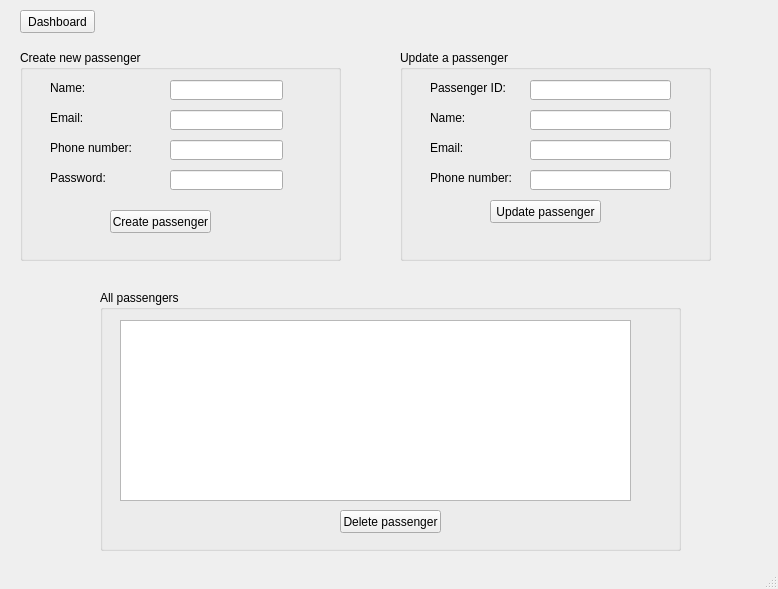
<?xml version="1.0" encoding="UTF-8"?>
<ui version="4.0">
 <class>MainWindow</class>
 <widget class="QMainWindow" name="MainWindow">
  <property name="geometry">
   <rect>
    <x>0</x>
    <y>0</y>
    <width>778</width>
    <height>589</height>
   </rect>
  </property>
  <property name="windowTitle">
   <string>Passenger Management</string>
  </property>
  <widget class="QWidget" name="centralwidget">
   <widget class="QGroupBox" name="updatepassgrpbox">
    <property name="geometry">
     <rect>
      <x>400</x>
      <y>50</y>
      <width>311</width>
      <height>211</height>
     </rect>
    </property>
    <property name="title">
     <string>Update a passenger</string>
    </property>
    <widget class="QLineEdit" name="uemaillineEdit">
     <property name="geometry">
      <rect>
       <x>130</x>
       <y>90</y>
       <width>141</width>
       <height>20</height>
      </rect>
     </property>
     <property name="text">
      <string/>
     </property>
    </widget>
    <widget class="QLineEdit" name="uphonelineEdit">
     <property name="geometry">
      <rect>
       <x>130</x>
       <y>120</y>
       <width>141</width>
       <height>20</height>
      </rect>
     </property>
     <property name="text">
      <string/>
     </property>
    </widget>
    <widget class="QLabel" name="label_4">
     <property name="geometry">
      <rect>
       <x>30</x>
       <y>120</y>
       <width>101</width>
       <height>16</height>
      </rect>
     </property>
     <property name="text">
      <string>Phone number:</string>
     </property>
    </widget>
    <widget class="QLineEdit" name="unamelineEdit">
     <property name="geometry">
      <rect>
       <x>130</x>
       <y>60</y>
       <width>141</width>
       <height>20</height>
      </rect>
     </property>
     <property name="text">
      <string/>
     </property>
    </widget>
    <widget class="QLabel" name="label_3">
     <property name="geometry">
      <rect>
       <x>30</x>
       <y>90</y>
       <width>81</width>
       <height>16</height>
      </rect>
     </property>
     <property name="text">
      <string>Email:</string>
     </property>
    </widget>
    <widget class="QLabel" name="label_2">
     <property name="geometry">
      <rect>
       <x>30</x>
       <y>60</y>
       <width>61</width>
       <height>16</height>
      </rect>
     </property>
     <property name="text">
      <string>Name:</string>
     </property>
    </widget>
    <widget class="QLabel" name="label_11">
     <property name="geometry">
      <rect>
       <x>30</x>
       <y>30</y>
       <width>81</width>
       <height>16</height>
      </rect>
     </property>
     <property name="text">
      <string>Passenger ID:</string>
     </property>
    </widget>
    <widget class="QLineEdit" name="passidlineedit">
     <property name="geometry">
      <rect>
       <x>130</x>
       <y>30</y>
       <width>141</width>
       <height>20</height>
      </rect>
     </property>
     <property name="text">
      <string/>
     </property>
    </widget>
    <widget class="QPushButton" name="updatepassbtn">
     <property name="geometry">
      <rect>
       <x>90</x>
       <y>150</y>
       <width>111</width>
       <height>23</height>
      </rect>
     </property>
     <property name="text">
      <string>Update passenger</string>
     </property>
    </widget>
   </widget>
   <widget class="QGroupBox" name="createpassbox">
    <property name="geometry">
     <rect>
      <x>20</x>
      <y>50</y>
      <width>321</width>
      <height>211</height>
     </rect>
    </property>
    <property name="title">
     <string>Create new passenger</string>
    </property>
    <widget class="QPushButton" name="createbtn">
     <property name="geometry">
      <rect>
       <x>90</x>
       <y>160</y>
       <width>101</width>
       <height>23</height>
      </rect>
     </property>
     <property name="text">
      <string>Create passenger</string>
     </property>
    </widget>
    <widget class="QLineEdit" name="cnamelineEdit">
     <property name="geometry">
      <rect>
       <x>150</x>
       <y>30</y>
       <width>113</width>
       <height>20</height>
      </rect>
     </property>
    </widget>
    <widget class="QLineEdit" name="cemaillineEdit">
     <property name="geometry">
      <rect>
       <x>150</x>
       <y>60</y>
       <width>113</width>
       <height>20</height>
      </rect>
     </property>
    </widget>
    <widget class="QLineEdit" name="cpasslineEdit">
     <property name="geometry">
      <rect>
       <x>150</x>
       <y>120</y>
       <width>113</width>
       <height>20</height>
      </rect>
     </property>
    </widget>
    <widget class="QLineEdit" name="cphonelineEdit_2">
     <property name="geometry">
      <rect>
       <x>150</x>
       <y>90</y>
       <width>113</width>
       <height>20</height>
      </rect>
     </property>
    </widget>
    <widget class="QLabel" name="label">
     <property name="geometry">
      <rect>
       <x>30</x>
       <y>30</y>
       <width>101</width>
       <height>16</height>
      </rect>
     </property>
     <property name="text">
      <string>Name:</string>
     </property>
    </widget>
    <widget class="QLabel" name="label_5">
     <property name="geometry">
      <rect>
       <x>30</x>
       <y>60</y>
       <width>101</width>
       <height>16</height>
      </rect>
     </property>
     <property name="text">
      <string>Email:</string>
     </property>
    </widget>
    <widget class="QLabel" name="label_17">
     <property name="geometry">
      <rect>
       <x>30</x>
       <y>90</y>
       <width>101</width>
       <height>16</height>
      </rect>
     </property>
     <property name="text">
      <string>Phone number:</string>
     </property>
    </widget>
    <widget class="QLabel" name="label_18">
     <property name="geometry">
      <rect>
       <x>30</x>
       <y>120</y>
       <width>101</width>
       <height>16</height>
      </rect>
     </property>
     <property name="text">
      <string>Password:</string>
     </property>
    </widget>
   </widget>
   <widget class="QGroupBox" name="allpassbox">
    <property name="geometry">
     <rect>
      <x>100</x>
      <y>290</y>
      <width>581</width>
      <height>261</height>
     </rect>
    </property>
    <property name="title">
     <string>All passengers</string>
    </property>
    <widget class="QTableWidget" name="passtable">
     <property name="geometry">
      <rect>
       <x>20</x>
       <y>30</y>
       <width>511</width>
       <height>181</height>
      </rect>
     </property>
    </widget>
    <widget class="QPushButton" name="deletebtn">
     <property name="geometry">
      <rect>
       <x>240</x>
       <y>220</y>
       <width>101</width>
       <height>23</height>
      </rect>
     </property>
     <property name="text">
      <string>Delete passenger</string>
     </property>
    </widget>
   </widget>
   <widget class="QPushButton" name="dashboard">
    <property name="geometry">
     <rect>
      <x>20</x>
      <y>10</y>
      <width>75</width>
      <height>23</height>
     </rect>
    </property>
    <property name="text">
     <string>Dashboard</string>
    </property>
   </widget>
  </widget>
  <widget class="QMenuBar" name="menubar">
   <property name="geometry">
    <rect>
     <x>0</x>
     <y>0</y>
     <width>778</width>
     <height>21</height>
    </rect>
   </property>
  </widget>
  <widget class="QStatusBar" name="statusbar"/>
 </widget>
 <resources/>
 <connections/>
</ui>
